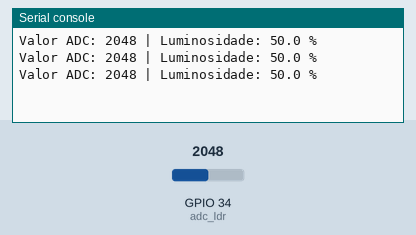
This program was run on a simulated ESP32 board running MicroPython. Parts: the last lines printed to the serial console. Wiring (from the project's diagram.json): light sensor on GPIO 34. The test bench sets the inputs (shaded band); at power-on: GPIO 34 (adc_ldr) = 2048 (analog values on the 0–4095 scale).

Above: at 1.2 s.
1.3 s: GPIO 34 (adc_ldr) set to 491
At 1.9 s:
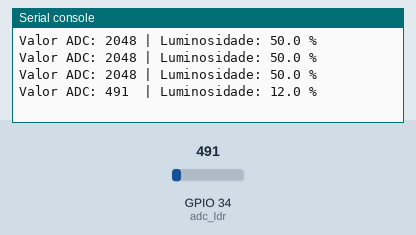
3.0 s: GPIO 34 (adc_ldr) set to 0
At 3.4 s:
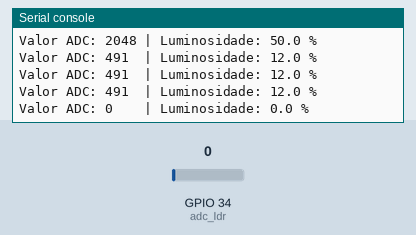

Measured:
- after the input at 1.3 s, the serial console: prints a new line after 0.20 s (image 1)
- after the input at 3.0 s, the serial console: prints a new line at once (image 2)

The program:

main.py
```python
from machine import Pin, ADC
import time

# --- Configuração do ADC ---
# O LDR está conectado ao pino 34
adc_ldr = ADC(Pin(34))
# Configura a atenuação para ler a faixa completa de 0-3.3V
adc_ldr.atten(ADC.ATTN_11DB)

# --- Loop Principal ---
while True:
    # 1. Lê o valor bruto do ADC (0-4095)
    valor_adc = adc_ldr.read()

    # 2. Converte o valor bruto para uma porcentagem (Mapeamento)
    # A leitura mínima em escuridão total não é 0, e a máxima com luz total
    # pode não ser 4095. Vamos usar um mapeamento simples.
    # No Wokwi, os valores costumam ir de ~300 (escuro) a 4095 (claro).
    # Para simplificar, vamos mapear a faixa 0-4095 para 0-100%.

    # Fórmula de mapeamento: saida = ((entrada - entrada_min) * (saida_max - saida_min)) / (entrada_max - entrada_min) + saida_min
    # Mapeando [0, 4095] para [0, 100]
    percentual_luz = (valor_adc / 4095) * 100

    # Exibe os resultados no monitor serial
    print(f"Valor ADC: {valor_adc:<4} | Luminosidade: {percentual_luz:.1f} %")

    # Aguarda um pouco antes da próxima leitura
    time.sleep(0.5)
```
